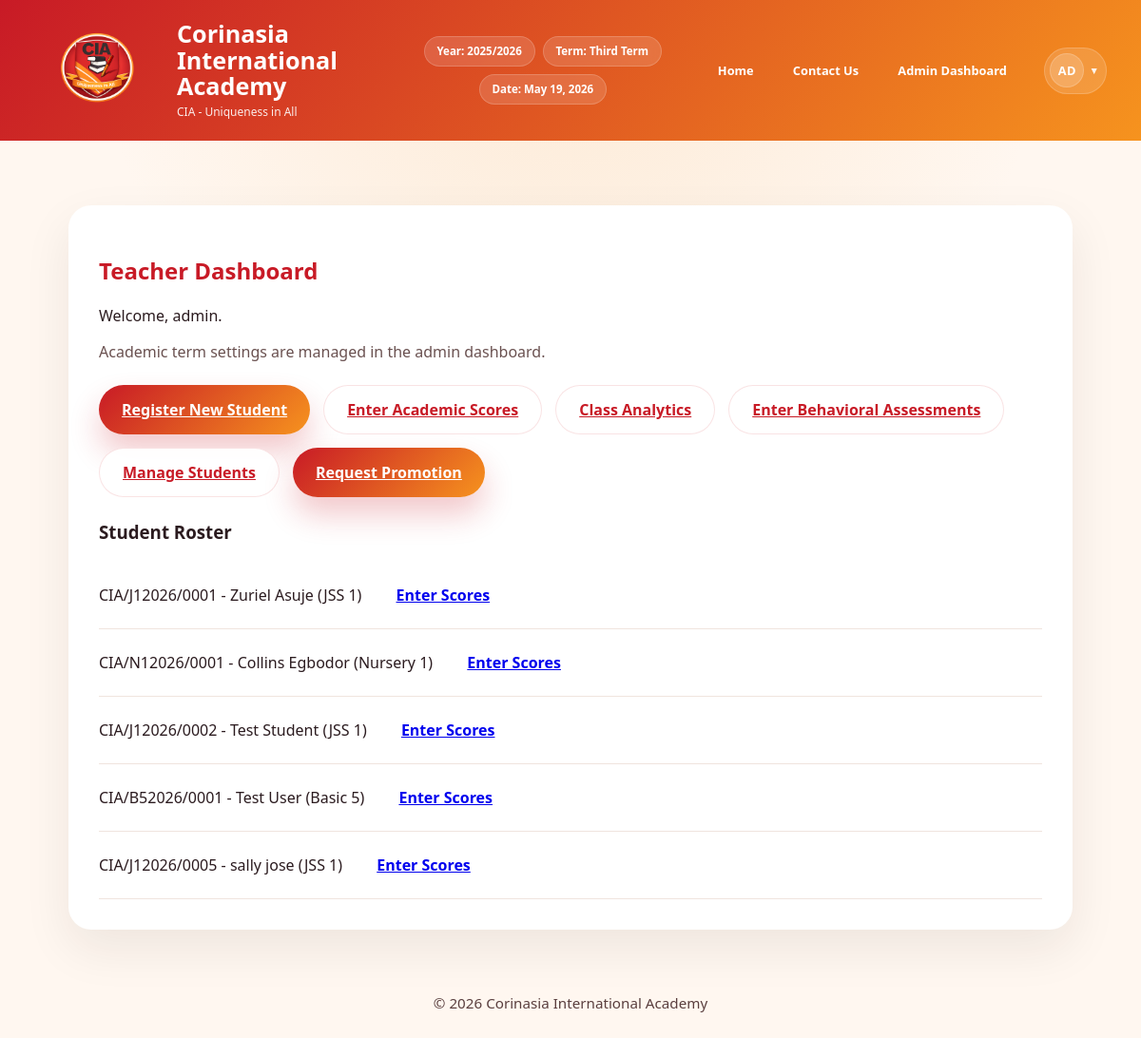
/teacher/dashboard/ (signed in), run on an earlier commit of the app's database.
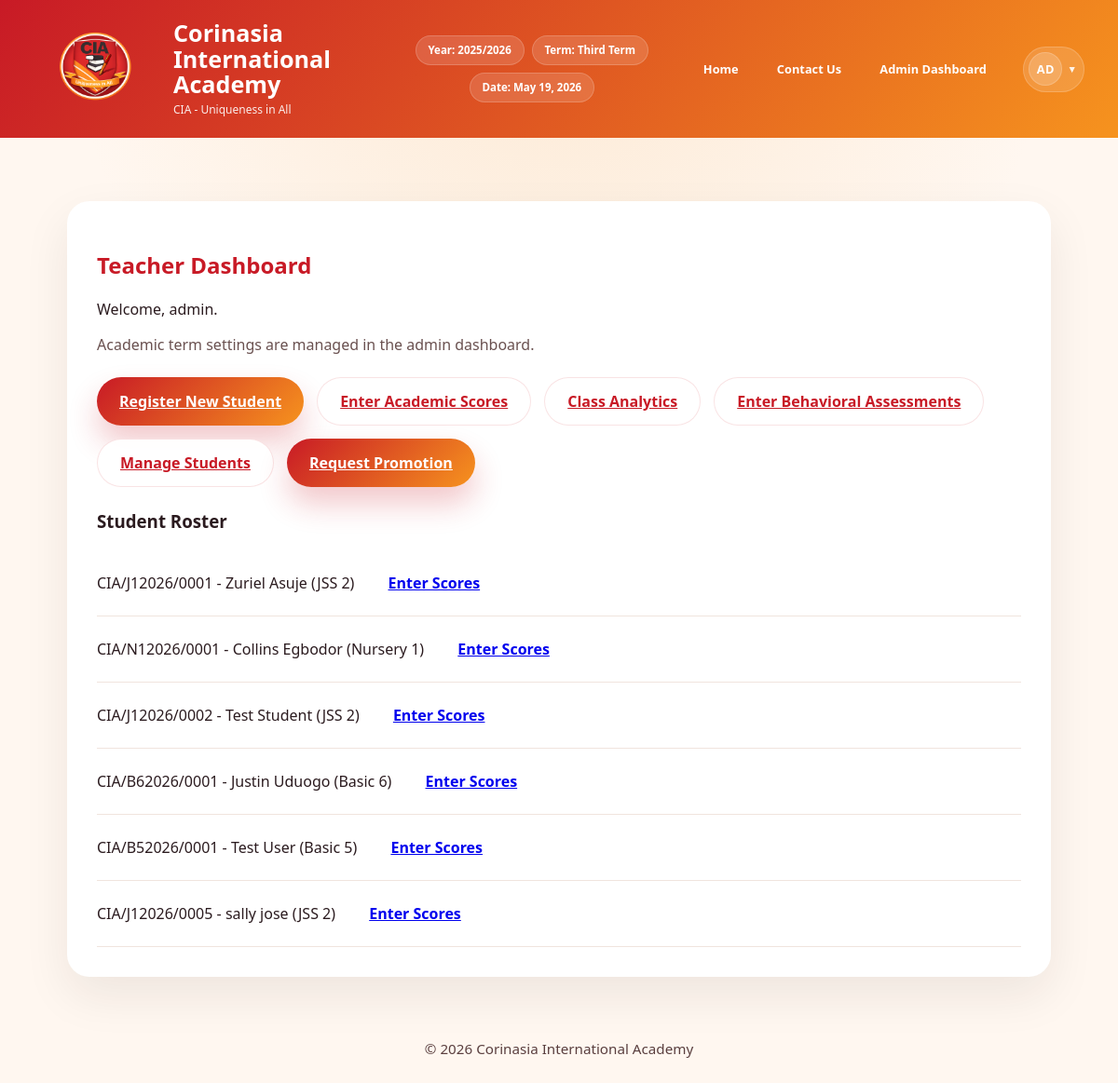
And on a later commit of the database.
### grades/models.py (models this page shows, shortened)
class TermSetting(models.Model):
    current_academic_year = models.CharField(
        max_length=9,
        default=default_academic_year,
        validators=[validate_academic_year],
        help_text='Set the active academic year, e.g. 2025/2026'
    )
    current_term = models.CharField(
        max_length=20,
        choices=TERM_CHOICES,
        default='first_term',
        help_text='Set the currently active academic term for the portal'
    )
    updated_at = models.DateTimeField(auto_now=True)
    class Meta:
        verbose_name = 'Term Setting'
        verbose_name_plural = 'Term Settings'
    @classmethod
    def get_current_period(cls):
        term_setting = cls.objects.order_by('-updated_at').first()
        if term_setting:
            return term_setting.current_academic_year, term_setting.current_term
        return default_academic_year(), 'first_term'

class Student(models.Model):
    student_id = models.CharField(max_length=20, unique=True, db_index=True, help_text="Unique student ID")
    first_name = models.CharField(max_length=100)
    last_name = models.CharField(max_length=100)
    class_name = models.CharField(max_length=50, blank=True, null=True, help_text="Student's class (e.g., JSS1A, SS2B)")
    nationality = models.CharField(max_length=50, default='Nigeria')
    state_of_origin = models.CharField(max_length=50, blank=True, null=True)
    club_and_society = models.CharField(max_length=100, blank=True, null=True)
    sport_house = models.CharField(max_length=50, blank=True, null=True)
    date_of_birth = models.DateField(blank=True, null=True)
    enrollment_date = models.DateField(default=datetime.today)
    subjects = models.ManyToManyField('Subject', blank=True, related_name='students', help_text='Subjects the student is enrolled in for the current term')
    class Meta:
        ordering = ['last_name', 'first_name']
        verbose_name = "Student"
        verbose_name_plural = "Students"
        indexes = [
            models.Index(fields=['last_name', 'first_name']),
            models.Index(fields=['class_name']),
        ]

### grades/views.py (the view, shortened to what this page needs)
# urls.py: path('teacher/dashboard/', views.teacher_dashboard, name='teacher_dashboard'),
@login_required
def teacher_dashboard(request):
    profile = getattr(request.user, 'profile', None)
    if not profile:
        messages.error(request, 'Could not load your staff profile. Please contact the administrator.')
        return redirect('home')
    if profile.role == 'admin':
        students = Student.objects.all().order_by('last_name')
    elif profile.role == 'class_teacher':
        students = Student.objects.filter(class_name=profile.assigned_class).order_by('last_name')
    elif profile.role == 'subject_teacher':
        assigned_subjects = profile.assigned_subjects.all()
        students = Student.objects.filter(grades__subject__in=assigned_subjects).distinct().order_by('last_name')
    else:
        students = Student.objects.none()
    form = StudentSignUpForm(user=request.user)
    return render(request, 'grades/teacher_dashboard.html', {
        'students': students,
        'form': form,
        'can_request_promotion': profile.role == Profile.ROLE_CLASS_TEACHER or _user_can_approve_promotions(request.user, profile),
    })

### grades/context_processors.py (called while the page is built)
def _build_initials(display_name, fallback_username):
    source = display_name or fallback_username or 'User'
    parts = [part for part in source.split() if part]
    if len(parts) >= 2:
        initials = parts[0][0] + parts[1][0]
    else:
        initials = source[:2]
    return initials.upper()

### grades/views.py (called while the page is built)
def _user_can_approve_promotions(user, profile=None):
    return (
        (profile and profile.role == Profile.ROLE_ADMIN)
        or user.is_superuser
        or getattr(user, 'is_staff', False)
    )

### grades/templates/grades/teacher_dashboard.html
{% extends 'grades/base.html' %}
{% block content %}
<div class="dashboard-shell">
    <div class="dashboard-card teacher-card">
        <h2>Teacher Dashboard</h2>
        <p>Welcome, {{ user.get_full_name|default:user.username }}.</p>
        <p class="helper-text">Academic term settings are managed in the admin dashboard.</p>
        <div class="teacher-actions">
            <a class="button button-primary" href="{% url 'register_student' %}">Register New Student</a>
            <a class="button button-secondary" href="{% url 'enter_academic_scores' %}">Enter Academic Scores</a>
            <a class="button button-secondary" href="{% url 'class_analytics' %}">Class Analytics</a>
            <a class="button button-secondary" href="{% url 'enter_behavioral_assessments' %}">Enter Behavioral Assessments</a>
            <a class="button button-secondary" href="{% url 'manage_students' %}">Manage Students</a>
            {% if can_request_promotion %}
                <a class="button button-primary" href="{% url 'manage_students' %}#end-of-year-promotion">Request Promotion</a>
            {% endif %}
        </div>
        <div class="student-list">
            <h3>Student Roster</h3>
            {% if students %}
                <ul>
                    {% for student in students %}
                        <li>
                            {{ student.student_id }} - {{ student.first_name }} {{ student.last_name }} ({{ student.class_name|default:'No Class' }})
                            <a href="{% url 'enter_academic_scores' %}?student={{ student.pk }}" class="button button-small" style="margin-left:8px;">Enter Scores</a>
                        </li>
                    {% endfor %}
                </ul>
            {% else %}
                <p class="empty-state">No students are registered yet.</p>
            {% endif %}
        </div>
    </div>
</div>
{% endblock %}

### grades/templates/grades/base.html (shortened to what this page needs)
{% load static %}
<!DOCTYPE html>
<html lang="en">
<head>
    <link rel="stylesheet" href="{% static 'grades/css/style.css' %}">
</head>
<body>
    <header class="site-header">
        <div class="site-header-inner">
            <a class="brand" href="{% url 'home' %}">
                <img src="{% static 'logo2.png' %}" alt="CIA Logo" class="brand-logo">
                <div class="brand-copy">
                    <h1>Corinasia International Academy</h1>
                    <p>CIA - Uniqueness in All</p>
                </div>
            </a>
            <div class="header-meta">
                <span class="header-pill">Year: {{ portal_current_academic_year }}</span>
                <span class="header-pill">Term: {{ portal_current_term_display }}</span>
                <span class="header-pill">Date: {{ portal_current_date|date:'M j, Y' }}</span>
            </div>
            <nav class="top-nav" id="primary-navigation">
                <a href="{% url 'home' %}">Home</a>
                <a href="#contact">Contact Us</a>
                {% if user.is_authenticated %}
                    {% if portal_user_profile %}
                        {% if portal_user_profile.role == 'class_teacher' or portal_user_profile.role == 'subject_teacher' %}
                            <a href="{% url 'teacher_dashboard' %}">Teacher Dashboard</a>
                        {% elif portal_user_profile.role == 'admin' %}
                            <a href="{% url 'admin:index' %}">Admin Dashboard</a>
                        {% else %}
                            <a href="{% url 'student_dashboard' %}">Student Dashboard</a>
                        {% endif %}
                    {% else %}
                        <a href="{% url 'student_dashboard' %}">Student Dashboard</a>
                    {% endif %}
                {% else %}
                    <a href="{% url 'login' %}">Login</a>
                {% endif %}
            </nav>
            <div class="header-actions">
                {% if user.is_authenticated %}
                    <div class="account-menu">
                        <button class="account-toggle" type="button" aria-controls="account-dropdown" aria-haspopup="menu" aria-expanded="false" aria-label="Open profile menu for {{ portal_user_display_name }}">
                            <span class="account-avatar" aria-hidden="true">{{ portal_user_initials }}</span>
                            <span class="account-chevron" aria-hidden="true">&#9662;</span>
                        </button>
                    </div>
                {% endif %}
            </div>
        </div>
    </header>
    <main class="page-shell">
        {% block content %}{% endblock %}
    </main>
    <footer class="site-footer">
        <p>&copy; {% now 'Y' %} Corinasia International Academy</p>
    </footer>
</body>
</html>

### grades/static/grades/css/style.css (style rules this page uses)
:root { --brand-red: #c81a26; --brand-orange: #f6931e; --brand-white: #ffffff; --brand-dark: #24181c; --surface: #faf6f3; --surface-alt: #fff1e6; --text: #2b1b1f; }
* { box-sizing: border-box; }
body { margin: 0; font-family: 'Segoe UI', Tahoma, Geneva, Verdana, sans-serif; background: radial-gradient(circle at top, rgba(248, 209, 163, 0.35), transparent 40%), #fff7f0; color: var(--text); }
.site-header { padding: clamp(12px, 2vw, 22px) clamp(16px, 3vw, 36px); background: linear-gradient(130deg, var(--brand-red), var(--brand-orange)); color: var(--brand-white); position: sticky; top: 0; z-index: 100; transition: box-shadow 0.3s ease; }
.site-header-inner { display: grid; grid-template-columns: minmax(0, 1.2fr) minmax(0, 0.95fr) minmax(0, auto) auto; gap: clamp(12px, 2vw, 24px); align-items: center; width: 100%; overflow: visible; }
.brand { display: flex; align-items: center; gap: clamp(12px, 2vw, 18px); min-width: 0; text-decoration: none; color: inherit; }
.brand-logo { width: clamp(56px, 11vw, 150px); height: auto; border-radius: clamp(12px, 1.2vw, 18px); padding: 1px; flex: 0 0 auto; }
.brand-copy { min-width: 0; }
.brand-copy h1 { margin: 0; font-size: clamp(1.15rem, 2.1vw, 2rem); line-height: 1.1; }
.brand-copy p { margin: 4px 0 0; opacity: 0.9; font-size: clamp(0.75rem, 1vw, 0.98rem); }
.header-meta { display: flex; flex-wrap: wrap; justify-content: center; gap: 0.5rem; min-width: 0; }
.header-pill { display: inline-flex; align-items: center; padding: 0.5rem 0.8rem; border-radius: 999px; background: rgba(255, 255, 255, 0.14); border: 1px solid rgba(255, 255, 255, 0.18); color: var(--brand-white); font-size: clamp(0.72rem, 0.95vw, 0.95rem); font-weight: 600; line-height: 1.2; backdrop-filter: blur(6px); white-space: nowrap; }
.top-nav { display: flex; align-items: center; justify-content: flex-end; gap: clamp(0.4rem, 0.9vw, 0.9rem); flex-wrap: wrap; min-width: 0; justify-self: end; }
.top-nav a { display: inline-flex; align-items: center; color: var(--brand-white); text-decoration: none; margin-left: 0; padding: 0.65rem 0.95rem; border-radius: 999px; font-weight: 600; white-space: nowrap; font-size: clamp(0.8rem, 0.95vw, 0.98rem); transition: background-color 0.2s ease, transform 0.2s ease; }
.header-actions { display: flex; align-items: center; justify-content: flex-end; gap: 0.75rem; position: relative; min-width: 0; justify-self: end; }
.account-menu { position: relative; }
.account-toggle { display: inline-flex; align-items: center; gap: 0.45rem; padding: 0.34rem 0.62rem 0.34rem 0.34rem; border-radius: 999px; border: 1px solid rgba(255, 255, 255, 0.18); background: rgba(255, 255, 255, 0.14); color: var(--brand-white); font: inherit; font-weight: 700; cursor: pointer; transition: background-color 0.2s ease, transform 0.2s ease; }
.account-avatar { width: clamp(2.05rem, 3vw, 2.6rem); height: clamp(2.05rem, 3vw, 2.6rem); border-radius: 999px; display: inline-flex; align-items: center; justify-content: center; background: rgba(255, 255, 255, 0.18); border: 1px solid rgba(255, 255, 255, 0.18); font-size: clamp(0.8rem, 1vw, 1rem); letter-spacing: 0.04em; }
.account-chevron { font-size: 0.68rem; line-height: 1; opacity: 0.9; }
.page-shell { padding: clamp(18px, 3vw, 32px); max-width: 1120px; margin: 0 auto; }
.hero-copy, .hero-card, .dashboard-card, .login-card { background: var(--brand-white); border-radius: 24px; box-shadow: 0 20px 50px rgba(40, 20, 20, 0.08); padding: 32px; }
.hero-copy h2, .dashboard-card h2, .login-card h2 { color: var(--brand-red); }
.button { display: inline-flex; align-items: center; justify-content: center; padding: 14px 24px; border-radius: 999px; font-weight: 700; transition: transform 0.2s ease, box-shadow 0.2s ease; }
.button-primary { color: var(--brand-white); background: linear-gradient(135deg, var(--brand-red), var(--brand-orange)); box-shadow: 0 18px 32px rgba(200, 26, 38, 0.24); }
.button-secondary { color: var(--brand-red); background: rgba(255, 255, 255, 0.95); border: 1px solid rgba(200, 26, 38, 0.12); }
.login-panel, .dashboard-shell { display: flex; justify-content: center; padding-top: 36px; }
.helper-text, .empty-state { color: #6a5150; margin-top: 12px; }
.student-list ul { list-style: none; padding: 0; margin: 0; }
.student-list li { padding: 10px 0; border-bottom: 1px solid #f0e4de; }
.teacher-actions { display: flex; flex-wrap: wrap; gap: 14px; margin: 24px 0; }
.site-footer { padding: 20px 32px; text-align: center; font-size: 0.95rem; color: #5a3f3f; }

What changed in the data, as far as the page shows it:
changed Student "CIA/J12026/0001": class_name "JSS 1" → "JSS 2"
changed Student "CIA/J12026/0002": class_name "JSS 1" → "JSS 2"
added Student: student_id "CIA/B62026/0001", first_name "Justin", last_name "Uduogo", class_name "Basic 6"
changed Student "CIA/J12026/0005": class_name "JSS 1" → "JSS 2"
